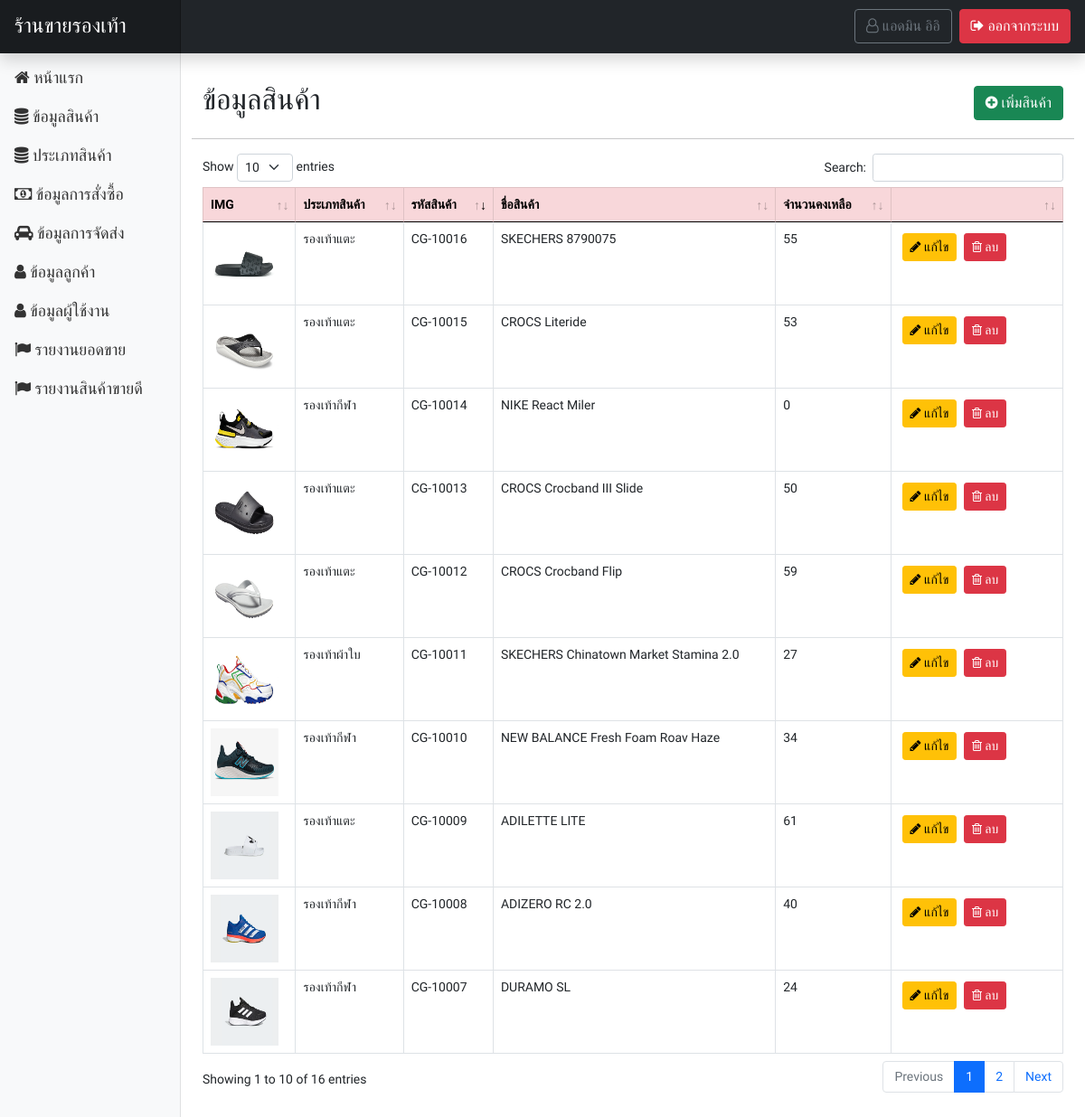
The page /page-admin/cargo_show.php (signed in) on the database its author committed.
### tables this page shows
CREATE TABLE `tbl_user` (
  `u_id` int(10) NOT NULL COMMENT 'ID',
  `u_username` varchar(255) NOT NULL COMMENT 'ชื่อผู้ใช้',
  `u_password` varchar(255) NOT NULL COMMENT 'รหัสผ่าน',
  `u_fname` varchar(255) NOT NULL COMMENT 'ชื่อ',
  `u_lname` varchar(255) NOT NULL COMMENT 'นามสกุล',
  `u_sex` varchar(50) NOT NULL COMMENT 'เพศ',
  `u_address` text NOT NULL COMMENT 'ที่อยู่',
  `u_email` varchar(255) NOT NULL COMMENT 'อีเมล์',
  `u_tel` varchar(10) NOT NULL COMMENT 'เบอร์โทร',
  `u_role` varchar(50) NOT NULL COMMENT 'บทบาท'
);

CREATE TABLE `tbl_cargo` (
  `cg_id` int(20) NOT NULL COMMENT 'ID',
  `cg_code` varchar(255) NOT NULL COMMENT 'รหัสสินค้า',
  `cg_name` varchar(255) NOT NULL COMMENT 'ชื่อสินค้า',
  `cg_detail` text NOT NULL COMMENT 'รายละเอียด',
  `cg_img` varchar(255) NOT NULL COMMENT 'รูปภาพ',
  `cg_type_id` varchar(50) NOT NULL COMMENT 'ID ประเภทสินค้า',
  `cg_price` varchar(50) NOT NULL COMMENT 'ราคา',
  `cg_amount` varchar(50) NOT NULL COMMENT 'จำนวนในคลัง',
  `cg_view` varchar(50) NOT NULL DEFAULT '0' COMMENT 'การดูสินค้า'
);

CREATE TABLE `tbl_type_product` (
  `tp_id` int(11) NOT NULL COMMENT 'ID',
  `tp_name` varchar(255) NOT NULL COMMENT 'ชื่อประเภทสินค้า'
);

### functions.php (called while the page is built, shortened)
<?php
class ConnectDB
{
    protected $db;
    function __construct()
    {
        $DB_HOST = "localhost";
        $DB_USER = "root";
        $DB_PASS = "";
        $DB_NAME = "stoe_store";
        $con = new mysqli($DB_HOST, $DB_USER, $DB_PASS, $DB_NAME);
        $con->set_charset("utf8");
        $this->db = $con;
    }
    function query($data)
    {
        $result = $this->db->query($data);
        if ($result == true) {
            return $result;
        } else {
            echo "Error to query.!!";
        }
    }
}
class User extends ConnectDB
{
    function userGetById($id)
    {
        $result = $this->db->query("SELECT * FROM tbl_user WHERE u_id = '$id' ");
        $row = $result->fetch_all(MYSQLI_ASSOC);
        return $row;
    }
}

### page-admin/cargo_show.php (the view, shortened to what this page needs)
<?php include('header.php'); ?>
</head>
<?php
$obj = new ConnectDB();
$result = $obj->query("SELECT * FROM tbl_cargo as cg INNER JOIN tbl_type_product as tp ON cg.cg_type_id = tp.tp_id ");
$row = $result->fetch_all(MYSQLI_ASSOC);
?>
<body>
    <?php include('navbar.php'); ?>
    <div class="container-fluid">
        <div class="row mb-5">
            <?php include('sidebar.php'); ?>
            <main class="col-md-9 ms-sm-auto col-lg-10 px-md-4">
                <div class="row mt-3">
                    <div class="d-flex justify-content-between align-items-center my-3">
                        <h2>ข้อมูลสินค้า</h2>
                        <a href="cargo_add.php" class="btn btn-success"><i class="fa fa-plus-circle" aria-hidden="true"></i> เพิ่มสินค้า</a>
                    </div>
                    <hr>
                    <div class="table-responsive">
                        <table id="dtb" class="table table-hover table-bordered">
                            <thead>
                                <tr class="table-danger">
                                    <th>IMG</th>
                                    <th>ประเภทสินค้า</th>
                                    <th>รหัสสินค้า</th>
                                    <th>ชื่อสินค้า</th>
                                    <th>จำนวนคงเหลือ</th>
                                    <th></th>
                                </tr>
                            </thead>
                            <tbody>
                                <?php
                                foreach ($row as $key => $value) {
                                ?>
                                    <tr>
                                        <td><img src="../img_upload/<?= $value['cg_img']; ?>" style="height:75px;width:75px;"></td>
                                        <td><?= $value['tp_name']; ?></td>
                                        <td><?= $value['cg_code']; ?></td>
                                        <td><?= $value['cg_name']; ?></td>
                                        <td><?= $value['cg_amount']; ?></td>
                                        <td width="20%">
                                            <a href="cargo_edit.php?action=edit&id=<?= $value['cg_id']; ?>" class="btn btn-sm btn-warning m-1"><i class="fa fa-pencil" aria-hidden="true"></i> แก้ไข</a>
                                            <a href="?action=delete&id=<?= $value['cg_id']; ?>" class="btn btn-sm btn-danger" onclick="return confirm('ยืนยันการลบ?');"><i class="fa fa-trash-o" aria-hidden="true"></i> ลบ</a>
                                        </td>
                                    </tr>
                                <?php } ?>
                            </tbody>
                        </table>
                    </div>
                </div>
            </main>
        </div>
    </div>
    <?php include('call_datatable.php'); ?>
</body>
</html>

### page-admin/navbar.php (shortened to what this page needs)
<header class="navbar navbar-dark sticky-top bg-dark flex-md-nowrap p-0 shadow no-print" id="no-print">
    <a class="navbar-brand col-md-3 col-lg-2 me-0 px-3" style="font-size:23px;" href="index.php">ร้านขายรองเท้า</a>
    <ul class="navbar-nav px-3 w-100 d-flex p-2 bd-highlight flex-row-reverse">
        <li class="nav-item text-nowrap">
            <a class="btn btn-danger" href="../logout.php"><i class="fa fa-sign-out" aria-hidden="true"></i> ออกจากระบบ</a>
        </li>
        <li class="nav-item text-nowrap">
            <?php
                $objName = new User();
                $rowName = $objName->userGetById($_SESSION['user']['id']);
            ?>
            <a class="me-2 btn btn-outline-secondary" href="profile.php"><i class="fa fa-user-o" aria-hidden="true"></i> <?= $rowName[0]['u_fname'] . ' ' . $rowName[0]['u_lname']; ?></a>
        </li>
    </ul>
</header>

### css/style.css (style rules this page uses)
* { font-family: "Chakra Petch", sans-serif; }

### css/dashboard.css (style rules this page uses)
body { font-size: .875rem; }
.navbar-brand { padding-top: .75rem; padding-bottom: .75rem; font-size: 1rem; background-color: rgba(0, 0, 0, .25); box-shadow: inset -1px 0 0 rgba(0, 0, 0, .25); }

### rows shown on the page
tbl_user: u_fname "แอดมิน", u_lname "อิอิ"
tbl_cargo: cg_img (picture), tbl_type_product.tp_name "รองเท้ากีฬา", cg_code "CG-10007", cg_name "DURAMO SL", cg_amount "24"
tbl_cargo: cg_img (picture), tbl_type_product.tp_name "รองเท้ากีฬา", cg_code "CG-10008", cg_name "ADIZERO RC 2.0", cg_amount "40"
tbl_cargo: cg_img (picture), tbl_type_product.tp_name "รองเท้าแตะ", cg_code "CG-10009", cg_name "ADILETTE LITE", cg_amount "61"
tbl_cargo: cg_img (picture), tbl_type_product.tp_name "รองเท้ากีฬา", cg_code "CG-10010", cg_name "NEW BALANCE Fresh Foam Roav Haze", cg_amount "34"
tbl_cargo: cg_img (picture), tbl_type_product.tp_name "รองเท้าผ้าใบ", cg_code "CG-10011", cg_name "SKECHERS Chinatown Market Stamina 2.0", cg_amount "27"
tbl_cargo: cg_img (picture), tbl_type_product.tp_name "รองเท้าแตะ", cg_code "CG-10012", cg_name "CROCS Crocband Flip", cg_amount "59"
tbl_cargo: cg_img (picture), tbl_type_product.tp_name "รองเท้าแตะ", cg_code "CG-10013", cg_name "CROCS Crocband III Slide", cg_amount "50"
tbl_cargo: cg_img (picture), tbl_type_product.tp_name "รองเท้ากีฬา", cg_code "CG-10014", cg_name "NIKE React Miler", cg_amount "0"
tbl_cargo: cg_img (picture), tbl_type_product.tp_name "รองเท้าแตะ", cg_code "CG-10015", cg_name "CROCS Literide", cg_amount "53"
tbl_cargo: cg_img (picture), tbl_type_product.tp_name "รองเท้าแตะ", cg_code "CG-10016", cg_name "SKECHERS 8790075", cg_amount "55"
